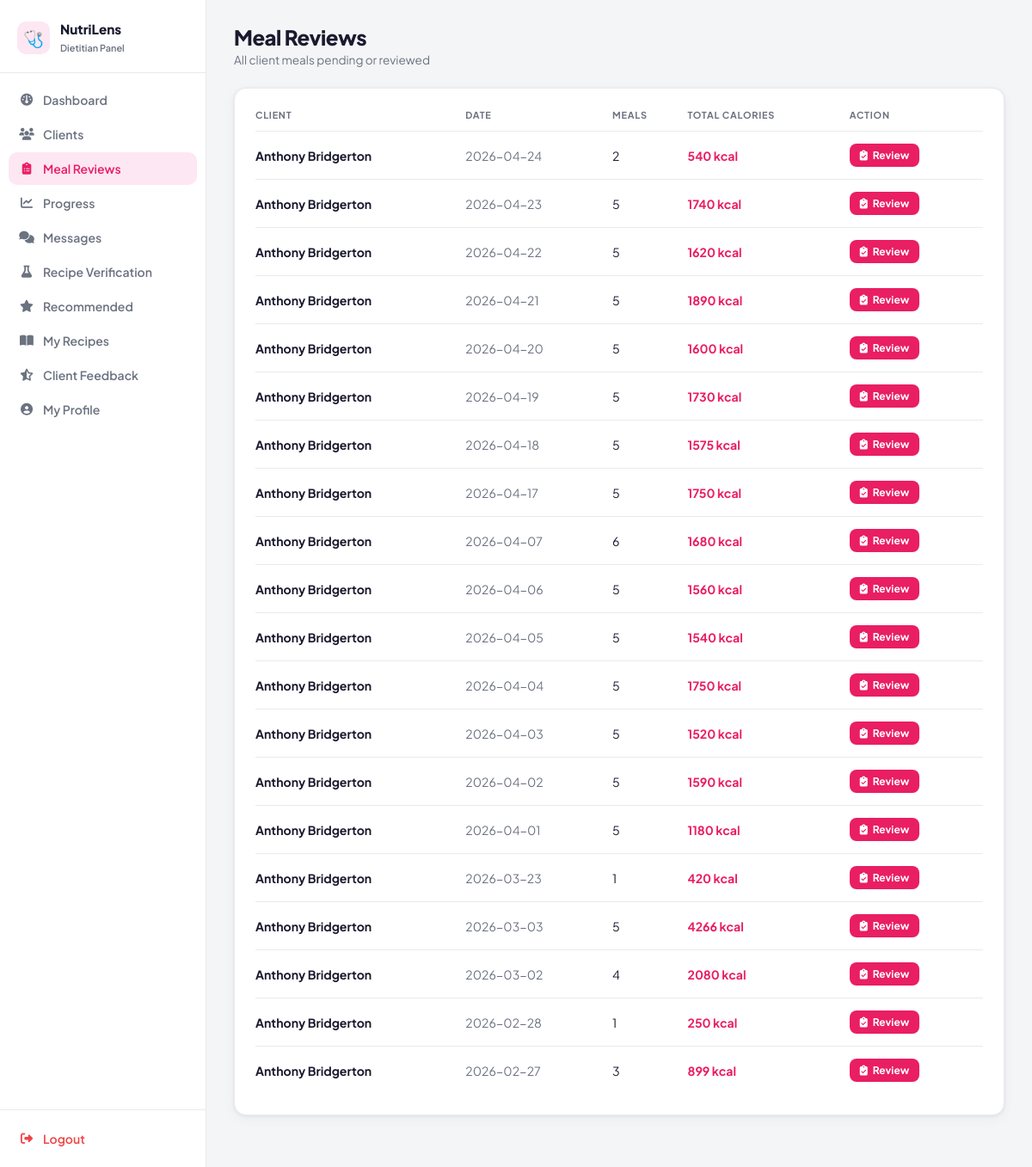
Screenshot of /dietitian/meal-reviews (signed in) with the database file from the repository.
### tables this page shows
CREATE TABLE users (
    id INTEGER PRIMARY KEY AUTOINCREMENT,
    full_name TEXT NOT NULL,
    email TEXT NOT NULL UNIQUE,
    password TEXT NOT NULL
, age INTEGER, gender TEXT, height REAL, weight REAL, activity_level TEXT, profile_image TEXT, goal_type TEXT, target_weight REAL, diet_preference TEXT, allergies TEXT, medical_conditions TEXT, water_goal REAL, macro_preference TEXT, is_blocked INTEGER DEFAULT 0, created_at TEXT);

### app.py (the view)
@app.route("/dietitian/meal-reviews")
def dietitian_meal_reviews():
    if "dietitian_id" not in session:
        return redirect("/dietitian/login")
    conn = get_db_connection()
    days = conn.execute("""
        SELECT users.id AS user_id, users.full_name, meals.date,
               COUNT(meals.id) AS meals_count, SUM(meals.calories) AS total_calories
        FROM meals
        JOIN users ON meals.user_id = users.id
        JOIN user_dietitian ON users.id = user_dietitian.user_id
        WHERE user_dietitian.dietitian_id = ?
        GROUP BY users.id, meals.date ORDER BY meals.date DESC
    """, (session["dietitian_id"],)).fetchall()
    conn.close()
    return render_template("dietitian/meal_reviews.html", days=days)

### app.py (called while the page is built)
def get_db_connection():
    conn = sqlite3.connect(DATABASE)
    conn.row_factory = sqlite3.Row
    return conn

### templates/dietitian/meal_reviews.html (shortened to what this page needs)
<!DOCTYPE html>
<html lang="en">
<head>
    <link rel="stylesheet" href="https://cdnjs.cloudflare.com/ajax/libs/font-awesome/6.4.0/css/all.min.css">
</head>
<body>
    <aside class="sidebar">
        <div class="sidebar-logo">
            <div class="logo-icon">🩺</div>
            <div class="logo-text"><b>NutriLens</b><span>Dietitian Panel</span></div>
        </div>
        <nav class="sidebar-nav">
            <a href="/dietitian/dashboard" class="nav-item"><i class="fas fa-gauge"></i> Dashboard</a>
            <a href="/dietitian/clients" class="nav-item"><i class="fas fa-users"></i> Clients</a>
            <a href="/dietitian/meal-reviews" class="nav-item active"><i class="fas fa-clipboard-list"></i> Meal
                Reviews</a>
            <a href="/dietitian/progress" class="nav-item"><i class="fas fa-chart-line"></i> Progress</a>
            <a href="/dietitian/messages" class="nav-item"><i class="fas fa-comments"></i> Messages</a>
            <a href="/dietitian/recipes" class="nav-item"><i class="fas fa-flask"></i> Recipe Verification</a>
            <a href="/dietitian/recommended" class="nav-item"><i class="fas fa-star"></i> Recommended</a>
            <a href="/dietitian/my-recipes" class="nav-item"><i class="fas fa-book-open"></i> My Recipes</a>
            <a href="/dietitian/feedback" class="nav-item"><i class="fas fa-star-half-stroke"></i> Client Feedback</a>
            <a href="/dietitian/profile" class="nav-item"><i class="fas fa-user-circle"></i> My Profile</a>
        </nav>
        <div class="sidebar-footer">
            <a href="{{ url_for('dietitian_logout') }}" class="nav-item logout"><i
                    class="fas fa-right-from-bracket"></i> Logout</a>
        </div>
    </aside>
    <main class="main">
        <div class="page-header">
            <h1>Meal Reviews</h1>
            <p>All client meals pending or reviewed</p>
        </div>
        <div class="card">
            <div class="table-wrap">
                <table>
                    <thead>
                        <tr>
                            <th>Client</th>
                            <th>Date</th>
                            <th>Meals</th>
                            <th>Total Calories</th>
                            <th>Action</th>
                        </tr>
                    </thead>
                    <tbody>
                        {% if days %}
                        {% for d in days %}
                        <tr>
                            <td><strong>{{ d['full_name'] }}</strong></td>
                            <td style="color:var(--muted)">{{ d['date'] }}</td>
                            <td>{{ d['meals_count'] }}</td>
                            <td><strong style="color:var(--brand)">{{ d['total_calories'] }} kcal</strong></td>
                            <td>
                                <a href="/dietitian/day-meals/{{ d['user_id'] }}/{{ d['date'] }}"
                                    class="btn btn-brand btn-sm">
                                    <i class="fas fa-clipboard-check"></i> Review
                                </a>
                            </td>
                        </tr>
                        {% endfor %}
                        {% endif %}
                    </tbody>
                </table>
            </div>
        </div>
    </main>
</body>
</html>

### templates/dietitian/meal_reviews.html (style rules this page uses)
:root { --brand: #e91e63; --brand-dark: #be185d; --brand-soft: #fce7f3; --bg: #f4f5f7; --surface: #ffffff; --text: #1a1a2e; --muted: #6b7280; --border: #e8eaed; --shadow: 0 1px 4px rgba(0, 0, 0, .07), 0 4px 16px rgba(0, 0, 0, .04); --radius: 14px; }
* { box-sizing: border-box; margin: 0; padding: 0; }
body { font-family: 'Plus Jakarta Sans', sans-serif; background: var(--bg); color: var(--text); display: flex; height: 100vh; overflow: hidden; }
.sidebar { width: 240px; flex-shrink: 0; background: var(--surface); border-right: 1px solid var(--border); display: flex; flex-direction: column; height: 100vh; position: sticky; top: 0; }
.sidebar-logo { padding: 24px 20px 20px; display: flex; align-items: center; gap: 12px; border-bottom: 1px solid var(--border); }
.logo-icon { width: 38px; height: 38px; border-radius: 10px; background: var(--brand-soft); display: flex; align-items: center; justify-content: center; font-size: 1.2rem; flex-shrink: 0; }
.logo-text b { display: block; font-size: .95rem; font-weight: 800; color: var(--text); }
.logo-text span { font-size: .68rem; color: var(--muted); font-weight: 600; }
.sidebar-nav { flex: 1; padding: 12px 10px; display: flex; flex-direction: column; gap: 2px; overflow-y: auto; }
.nav-item { display: flex; align-items: center; gap: 10px; padding: 10px 12px; border-radius: 10px; text-decoration: none; color: var(--muted); font-size: .875rem; font-weight: 600; transition: all .15s; }
.nav-item i { width: 18px; text-align: center; font-size: .88rem; }
.nav-item.active { background: var(--brand-soft); color: var(--brand); }
.nav-item.active i { color: var(--brand); }
.sidebar-footer { padding: 14px 10px; border-top: 1px solid var(--border); }
.nav-item.logout { color: #ef4444; }
.main { flex: 1; overflow-y: auto; padding: 28px 32px 60px; }
.page-header { margin-bottom: 24px; }
.page-header h1 { font-size: 1.5rem; font-weight: 800; letter-spacing: -.02em; }
.page-header p { font-size: .85rem; color: var(--muted); margin-top: 3px; }
.card { background: var(--surface); border-radius: var(--radius); padding: 24px; box-shadow: var(--shadow); border: 1px solid var(--border); }
.table-wrap { overflow-x: auto; }
table { width: 100%; border-collapse: collapse; }
thead th { text-align: left; font-size: .68rem; font-weight: 700; text-transform: uppercase; letter-spacing: .07em; color: var(--muted); padding: 0 12px 12px 0; border-bottom: 1.5px solid var(--border); }
tbody td { padding: 14px 12px 14px 0; border-bottom: 1px solid var(--border); font-size: .88rem; }
tbody tr:last-child td { border-bottom: none; }
.btn { display: inline-flex; align-items: center; gap: 6px; padding: 8px 16px; border-radius: 8px; font-size: .8rem; font-weight: 700; text-decoration: none; cursor: pointer; border: none; font-family: inherit; transition: all .15s; }
.btn-brand { background: var(--brand); color: #fff; }
.btn-sm { padding: 6px 12px; font-size: .75rem; }

### rows the page displays
users: full_name "Anthony Bridgerton", date "2026-04-24", meals_count "2", total_calories "540", date "2026-04-23", meals_count "5", total_calories "1740", date "2026-04-22", total_calories "1620", date "2026-04-21", total_calories "1890", date "2026-04-20", total_calories "1600", date "2026-04-19", total_calories "1730", date "2026-04-18", total_calories "1575", date "2026-04-17", total_calories "1750", date "2026-04-07", meals_count "6", total_calories "1680", date "2026-04-06", total_calories "1560", date "2026-04-05", total_calories "1540", date "2026-04-04", date "2026-04-03", total_calories "1520", date "2026-04-02", total_calories "1590", date "2026-04-01", total_calories "1180", date "2026-03-23", meals_count "1", total_calories "420", date "2026-03-03", total_calories "4266", date "2026-03-02", meals_count "4", total_calories "2080", date "2026-02-28", total_calories "250", date "2026-02-27", meals_count "3", total_calories "899"
